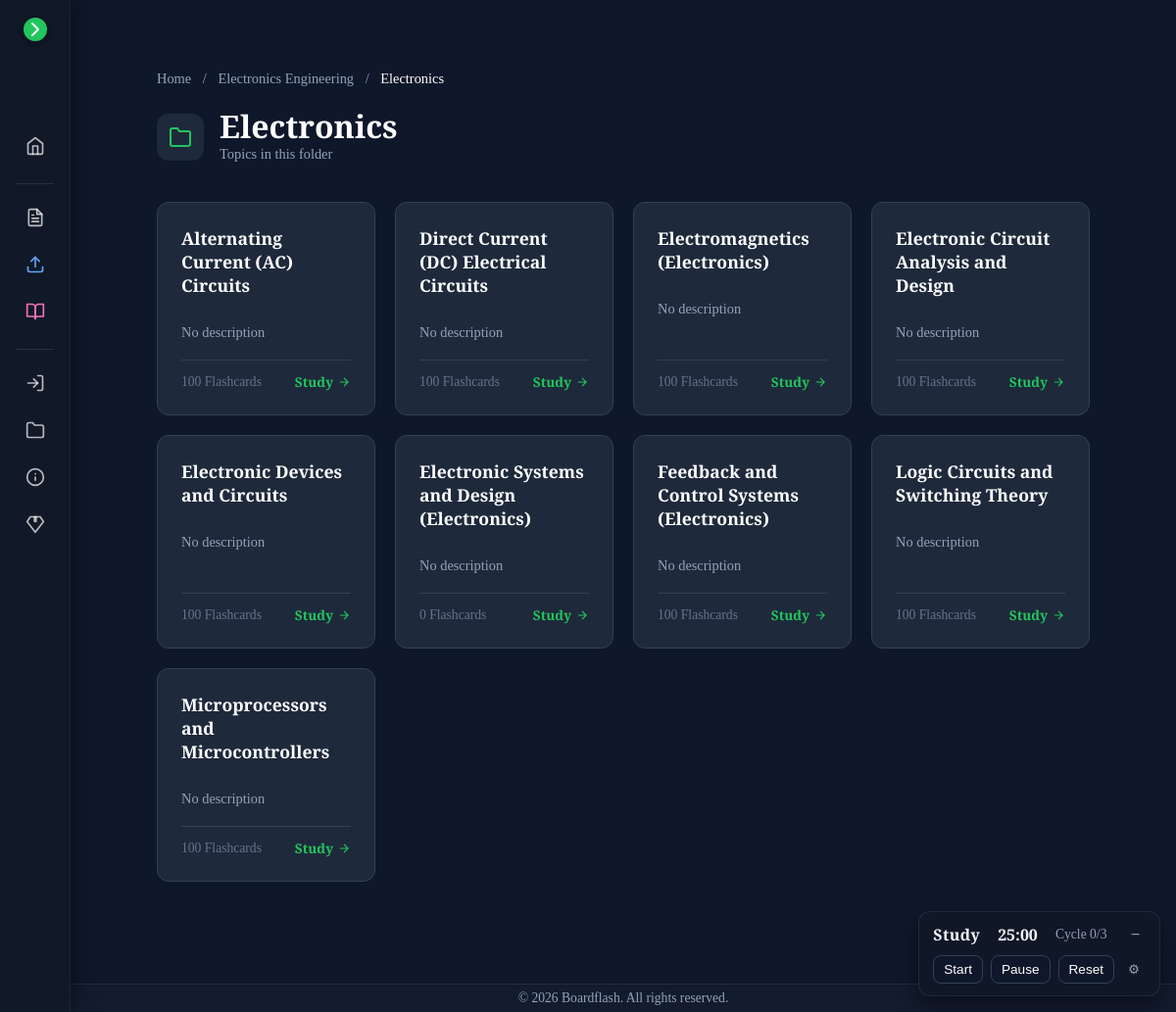
/subjects/electronics-engineering/Electronics/, run on the app's committed database.
### review/models.py (models this page shows, shortened)
class Subject(models.Model):
    id = models.UUIDField(primary_key=True, default=uuid.uuid4, editable=False)
    slug = models.SlugField(max_length=120, unique=True)
    title = models.CharField(max_length=255)
    description = models.TextField(blank=True)
    order = models.PositiveIntegerField(default=0, db_index=True)
    image = models.ImageField(upload_to="subjects/", blank=True, null=True, help_text="Cover image for the landing page.")
    is_private = models.BooleanField(default=False, db_index=True, help_text="If True, only allowed users can see this subject.")
    allowed_users = models.ManyToManyField(User, blank=True, related_name="allowed_subjects")
    is_formula_collection = models.BooleanField(default=False, db_index=True, help_text="If True, this subject appears in the Formula Flashcards section.")
    created_at = models.DateTimeField(auto_now_add=True)
    updated_at = models.DateTimeField(auto_now=True)
    class Meta:
        ordering = ("order", "title")
        indexes = [
            Index(fields=["slug"]),
            Index(fields=["order"]),
            Index(fields=["is_private"]),
        ]
        verbose_name = _("Subject")
        verbose_name_plural = _("Subjects")
    def is_visible_to(self, user: Optional[User]) -> bool:
        if not self.is_private:
            return True
        if not user or not user.is_authenticated:
            return False
        return self.allowed_users.filter(id=user.id).exists()

class Topic(models.Model):
    id = models.UUIDField(primary_key=True, default=uuid.uuid4, editable=False)
    subject = models.ForeignKey(Subject, on_delete=models.CASCADE, related_name="topics")
    folder_ref = models.ForeignKey(Folder, on_delete=models.SET_NULL, null=True, blank=True, related_name="topics")
    folder = models.CharField(max_length=255, default="General", blank=True, db_index=True, help_text="Deprecated. Use folder_ref.")
    slug = models.SlugField(max_length=140)
    title = models.CharField(max_length=255)
    description = models.TextField(blank=True)
    order = models.PositiveIntegerField(default=0, db_index=True)
    is_active = models.BooleanField(default=True, db_index=True)
    is_private = models.BooleanField(default=False, db_index=True, help_text="If True, only allowed users can see this topic.")
    allowed_users = models.ManyToManyField(User, blank=True, related_name="allowed_topics")
    created_at = models.DateTimeField(auto_now_add=True)
    updated_at = models.DateTimeField(auto_now=True)
    class Meta:
        unique_together = ("subject", "slug")
        ordering = ("subject", "folder_ref__order", "folder_ref__title", "order", "title")
        indexes = [
            Index(fields=["subject", "order"]),
            Index(fields=["is_active"]),
            Index(fields=["is_private"]),
        ]
        verbose_name = _("Topic")
        verbose_name_plural = _("Topics")

### review/views_extra.py (the view)
# urls.py: path("subjects/<slug:subject_slug>/<str:folder_name>/", views_extra.folder_topics, name="folder_topics"),
def folder_topics(request, subject_slug, folder_name):
    subject = get_object_or_404(Subject, slug=subject_slug)
    if not subject.is_visible_to(request.user):
        raise Http404("Subject not found or access denied.")
    folder = get_object_or_404(Folder, subject=subject, title=folder_name)
    topics = Topic.objects.filter(
        subject=subject,
        folder_ref=folder,
        is_active=True
    )
    if request.user.is_authenticated:
        topics = topics.filter(Q(is_private=False) | Q(allowed_users=request.user))
    else:
        topics = topics.filter(is_private=False)
    topics = topics.order_by("order", "title")
    context = {
        "subject": subject,
        "folder_name": folder_name,
        "topics": topics,
    }
    return render(request, "review/folder_topics.html", context)

### review/templates/review/folder_topics.html (shortened to what this page needs)
{% extends "review/base.html" %}
{% load static %}
{% block content %}
<div class="content-container" style="padding: 40px; max-width: 1200px; margin: 0 auto; color: #fff;">
  <div style="margin-bottom: 24px; font-size: 0.9rem; color: #94a3b8;">
    <a href="{% url 'review:landing' %}" style="color: #94a3b8; text-decoration: none;">Home</a>
    <span style="margin: 0 8px;">/</span>
    <a href="{% url 'review:subject_folders' subject.slug %}" style="color: #94a3b8; text-decoration: none;">{{ subject.title }}</a>
    <span style="margin: 0 8px;">/</span>
    <span style="color: #fff;">{{ folder_name }}</span>
  </div>
  <div style="margin-bottom: 40px; display: flex; align-items: center; gap: 16px;">
    <div style="
        width: 48px;
        height: 48px;
        background: #1e293b;
        border-radius: 12px;
        display: flex;
        align-items: center;
        justify-content: center;
        color: #22c55e;
    ">
      <svg width="24" height="24" viewBox="0 0 24 24" fill="none" stroke="currentColor" stroke-width="2"><path d="M22 19a2 2 0 0 1-2 2H4a2 2 0 0 1-2-2V5a2 2 0 0 1 2-2h5l2 3h9a2 2 0 0 1 2 2z"></path></svg>
    </div>
    <div>
        <h1 style="font-size: 2rem; font-weight: 800; margin: 0; line-height: 1;">{{ folder_name }}</h1>
        <p style="color: #94a3b8; margin: 4px 0 0 0; font-size: 0.9rem;">Topics in this folder</p>
    </div>
  </div>
  <div class="topics-grid">
    {% for topic in topics %}
    <a href="{% url 'review:flashcards' topic.slug %}" style="text-decoration: none;">
      <div class="topic-card" style="
          background: #1e293b;
          border: 1px solid #334155;
          border-radius: 12px;
          padding: 24px;
          transition: all 0.2s ease;
          height: 100%;
          display: flex;
          flex-direction: column;
      ">
        <div style="display: flex; justify-content: space-between; align-items: start; margin-bottom: 12px;">
            <h3 style="color: #fff; font-size: 1.1rem; font-weight: 600; margin: 0;">{{ topic.title }}</h3>
        </div>
        <p style="color: #94a3b8; font-size: 0.9rem; line-height: 1.5; margin-bottom: 16px; flex-grow: 1;">
            {{ topic.description|default:"No description"|truncatechars:100 }}
        </p>
        <div style="display: flex; align-items: center; justify-content: space-between; font-size: 0.85rem; color: #64748b; border-top: 1px solid #334155; padding-top: 12px;">
            <span>{{ topic.questions.count }} Flashcards</span>
            <span style="color: #22c55e; display: flex; align-items: center; gap: 4px; font-weight: 600;">
                Study <svg width="14" height="14" viewBox="0 0 24 24" fill="none" stroke="currentColor" stroke-width="2"><path d="M5 12h14M12 5l7 7-7 7"/></svg>
            </span>
        </div>
      </div>
    </a>
    {% empty %}
    <div style="grid-column: 1/-1; text-align: center; color: #64748b; padding: 48px;">
      <p>No topics found in this folder.</p>
    </div>
    {% endfor %}
  </div>
</div>
{% endblock %}

### review/static/review/css/main.css (style rules this page uses)
:root { --bg: #0f172a; --card: #1e293b; --text: #f1f5f9; --muted: #94a3b8; --accent: #22c55e; --accent-hover: #4ade80; --danger: #ef4444; --border: rgba(255,255,255,0.08); --shadow: 0 10px 15px -3px rgba(0,0,0,0.5), 0 4px 6px -2px rgba(0,0,0,0.3); --sidebar-width: 260px; }
* { box-sizing: border-box; }
html, body { height: 100%; }
body { margin: 0; background: var(--bg); color: var(--text); font-family: 'Libre Baskerville', serif; }
a { color: var(--text); text-decoration: none; }

### review/templates/review/folder_topics.html (style rules this page uses)
.topics-grid { display: grid; gap: 20px; grid-template-columns: repeat(auto-fit, minmax(260px, 1fr)); }
@media (min-width: 640px) { .topics-grid { grid-template-columns: repeat(2, 1fr); } }
@media (min-width: 900px) { .topics-grid { grid-template-columns: repeat(3, 1fr); } }
@media (min-width: 1100px) { .topics-grid { grid-template-columns: repeat(4, 1fr); } }

### data on the page
Subject: title "Electronics Engineering"
Topic: title "Alternating Current (AC) Circuits", description "No description", questions.count "100"
Topic: title "Direct Current (DC) Electrical Circuits", description "No description", questions.count "100"
Topic: title "Electromagnetics (Electronics)", description "No description", questions.count "100"
Topic: title "Electronic Circuit Analysis and Design", description "No description", questions.count "100"
Topic: title "Electronic Devices and Circuits", description "No description", questions.count "100"
Topic: title "Electronic Systems and Design (Electronics)", description "No description", questions.count "0"
Topic: title "Feedback and Control Systems (Electronics)", description "No description", questions.count "100"
Topic: title "Logic Circuits and Switching Theory", description "No description", questions.count "100"
Topic: title "Microprocessors and Microcontrollers", description "No description", questions.count "100"

### other printed values
{{ folder_name }} "Electronics"
